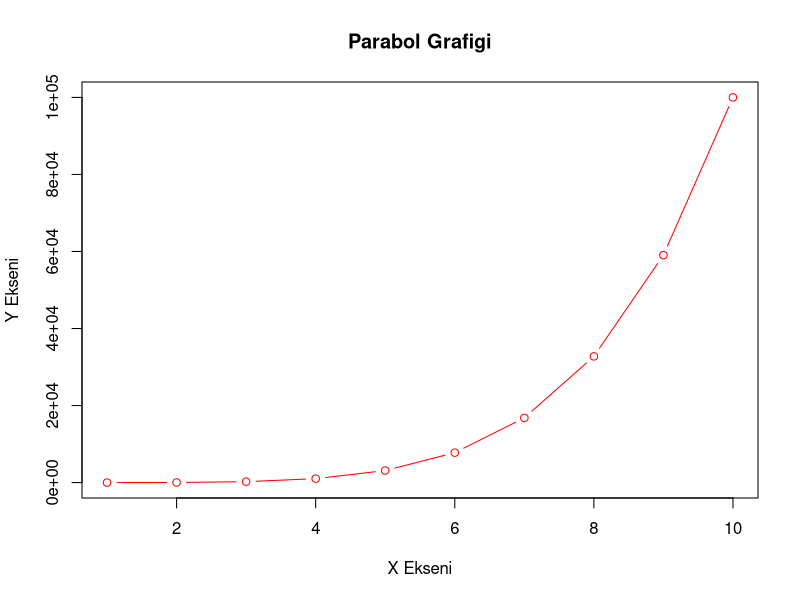

The R source for this figure:
x <- 1:10
y <- x ^ 5
plot(x, y, type = "b", col = "red", main = "Parabol Grafigi", xlab = "X Ekseni", ylab = "Y Ekseni")

